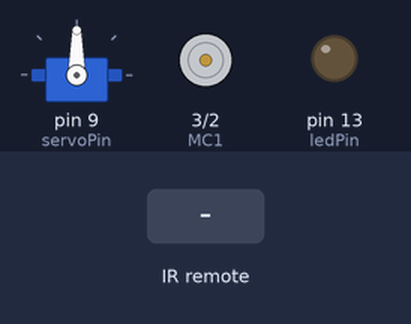
Recording of a sketch running on a simulated Arduino Uno, built with avr-gcc and run on an emulated ATmega328P. Shown: servo, motor-driver pin pairs drawn as motors (green arrow = first pin HIGH = forward, orange = second pin HIGH = backward, longer = more drive, scaled by the enable pin), output pins drawn as LEDs (lit = HIGH). Inputs (shaded band) come from the test bench.

Above: at 1.2 s.
1.3 s: infrared code 0xFF18E7 received
At 2.4 s:
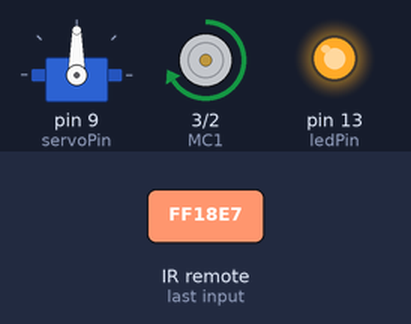
2.8 s: infrared code 0xFF4AB5 received
At 3.6 s:
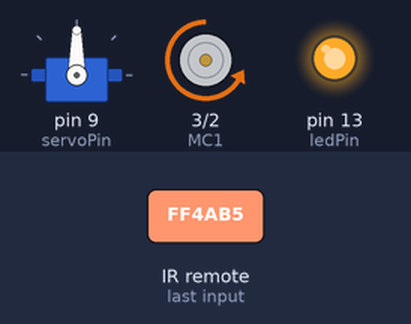
4.3 s: infrared code 0xFF38C7 received
At 4.7 s:
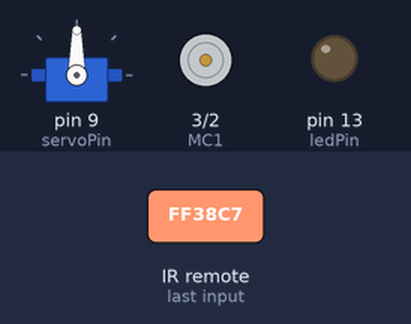
Timing chart, 0 to 7.3 s (numbered marks = the images above; inputs shaded):
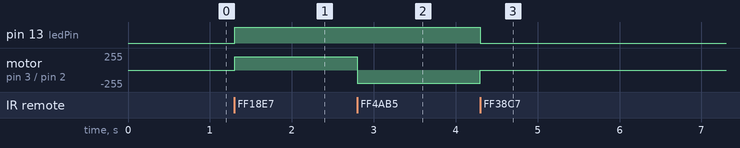

The sketch:

lego_car.ino
```cpp
/*
Lego Car Project
by Sarah Lindner
created 06/06/2020
modified 10/21/2020

Created with help of:
- the book "Exploring Arduino"
- youtube channel DroneBot Workshop:
	-- video "Using IR Remote Controls with the Arduino"

Description of Lego motors:
https://www.yumpu.com/de/document/read/51446269/lego-9v-technic-motors-compared-characteristicspdf


TODO:
- car makes noise but does not move backwards when 9 is pressed
	-> control is wrong
	->build H-bridge as explained in "Exploring Arduino"
*/

// Include IR Remote Library by Ken Shirriff
#include <IRremote.h>

// #include <Servo.h>

// my own libraries
#include "dcMotor.h"
#include "servoMotor.h"

// Define sensor pin
const int RECV_PIN = 11;
// Define LED pin for testing purposes
const int ledPin = 13;
// Define pin for servo signal
const int servoPin = 9;
// Define pin for dc motor
// const int dcPin = 5;
const int EN = 6;
const int MC1 = 3;
const int MC2 = 2;

// Initialize dcMotor
// dcMotor myDcMotor(dcPin);
dcMotor myDcMotor(EN, MC1, MC2);

// Initialize servoMotor
servoMotor myServoMotor;


// Define variable for servo position
// Start at 90 degrees (center position)
// int pos = 90;

// Define Variable to store last code received
String continueTurn = "";

// Define IR Receiver and Results Objects
IRrecv irrecv(RECV_PIN);
decode_results results;

// // Call constructor for Servo class
// Servo myServo;


void setup()
{
	// Enable the IR Receiver
	irrecv.enableIRIn();

	myDcMotor.setSpeed(200);

	myServoMotor.setServoPosition(90);
	myServoMotor.setPin(servoPin);

	// Set LED pin as Output
	pinMode(ledPin, OUTPUT);

}

void loop()
{

	if (irrecv.decode(&results)){ // checks if code has been received
		irrecv.resume();

		switch(results.value){

			case 0xFF18E7: // remote control button 2 -> straight ahead

				// // Toggle motor On or Off
				myDcMotor.fwd();
				continueTurn = "dc"; // do not turn if button is held

			break;

			case 0xFF4AB5: // remote control button 8 -> rewind

				// // Toggle motor On or Off
				myDcMotor.rwd();
				continueTurn = "dc"; // do not turn if button is held

			break;

			// remote control button 5
			// first push: stop
			// second push: continue as before
			case 0xFF38C7:

				// // Toggle motor On or Off
				myDcMotor.switchMotorState();
				continueTurn = "dc"; // do not turn if button is held

			break;

			case 0xFF10EF: // remote control button 4 -> turn left

				myServoMotor.turnLeft();

				// prepare variable for the case that button is pressed longer
				continueTurn = "left";

			break;

			case 0xFF5AA5: // remote control button 6 -> turn right

				myServoMotor.turnRight();

				// prepare variable for the case that button is pressed longer
				continueTurn = "right";

			break;

			case 0xFFFFFFFF: // remote control button held down

				if(continueTurn == "left"){
					myServoMotor.turnLeft();
				}
				else if (continueTurn == "right"){
					myServoMotor.turnRight();
				}
				else{}

			break;


		}

		if( myDcMotor.getMotorOff() ){
			digitalWrite(ledPin, LOW);
		}
		else {
			digitalWrite(ledPin, HIGH);
		}

	}

}

// void turnLeft(){
// 	// move left 2 degrees
// 	pos += 2;
// 	// prevent position above 180
// 	if(pos > 180){pos = 180;}
// 	myServo.write(pos);
// }

// void turnRight(){
// 	// move right 2 degrees
// 	pos -= 2;
// 	// prevent position below 0
// 	if(pos < 0){pos = 0;}
// 	myServo.write(pos);;
// }
```

dcMotor.cpp
```cpp
/*
dcMotor.cpp
Source Code for library to control a DC motor built into a car bot.
by Sarah Lindner
created 10/23/2020

*/

#include "Arduino.h"
#include "dcMotor.h"

dcMotor::dcMotor(int EN, int MC1, int MC2)
{
	this->EN = EN;
	this->MC1 = MC1;
	this->MC2 = MC2;

	pinMode(EN, OUTPUT);
    pinMode(MC1, OUTPUT);
    pinMode(MC2, OUTPUT);
    brake(); //Initialize with motor stopped

	motorSpeed = 0;
	motorOff = true;
	forward = false;
	rewind = false;
}

// void dcMotor::initialize(int EN, int MC1, int MC2)
// {
// 	this->EN = EN;
// 	this->MC1 = MC1;
// 	this->MC2 = MC2;

// 	pinMode(EN, OUTPUT);
//     pinMode(MC1, OUTPUT);
//     pinMode(MC2, OUTPUT);
//     brake(); //Initialize with motor stopped
// }

// int dcMotor::getPin()
// {
// 	return pin;
// }

int dcMotor::getSpeed()
{
	return motorSpeed;
}

int dcMotor::getForward()
{
	return forward;
}

int dcMotor::getRewind()
{
	return rewind;
}

int dcMotor::getMotorOff()
{
	return motorOff;
}

// void dcMotor::setPin(int pin)
// {
// 	this->pin = pin;
// }

void dcMotor::setSpeed(int speed)
{
	motorSpeed = speed;
}

void dcMotor::fwd()
{
	digitalWrite(EN, LOW);
    digitalWrite(MC1, HIGH);
    digitalWrite(MC2, LOW);
    analogWrite(EN, motorSpeed);
	// analogWrite(pin, motorSpeed);
	// delay(10);
	forward = true;
	motorOff = false;
}

// Move car backwards with motorSpeed
void dcMotor::rwd()
{
	digitalWrite(EN, LOW);
    digitalWrite(MC1, LOW);
    digitalWrite(MC2, HIGH);
    analogWrite(EN, motorSpeed);
	// analogWrite(pin, -motorSpeed);
	// delay(10);
	rewind = true;
	motorOff = false;
}

void dcMotor::brake()
{
	digitalWrite(EN, LOW);
    digitalWrite(MC1, LOW);
    digitalWrite(MC2, LOW);
    digitalWrite(EN, HIGH);
	// analogWrite(pin, 0);
	// delay(10);
	motorOff = true;

}

// Switch between car moving and car standing still, i.e. motor off
void dcMotor::switchMotorState()
{
	if(motorOff && forward){ // motor is off and was moving forward previously
		fwd();
	}
	else if(motorOff && rewind){ // motor is off and was moving backward previously
		rwd();
	}else if (!motorOff){
		brake();
	}
}
```

dcMotor.h
```cpp
/*
dcMotor.h
Library to control a DC motor built into a car bot.
by Sarah Lindner
created 10/23/2020

*/

#ifndef dcMotor_h
#define dcMotor_h

class dcMotor
{
	public:
		dcMotor(int EN, int MC1, int MC2);
		// void initialize(int EM, int MC1, int MC2);
		// int getPin();
		int getSpeed();
		int getForward();
		int getRewind();
		int getMotorOff();
		// void setPin(int pin);
		void setSpeed(int speed);
		void fwd();
		void brake();
		void switchMotorState();
		void rwd();
	private:
		int EN;
		int MC1;
		int MC2;
		int motorSpeed;
		bool motorOff;
		bool forward;
		bool rewind;
};


#endif dcMotor_h
```

servoMotor.cpp
```cpp
/*
dcMotor.cpp
Source Code for library to control a DC motor built into a car bot.
by Sarah Lindner
created 10/24/2020

*/


#include "Arduino.h"
#include <Servo.h>

#include "servoMotor.h"


servoMotor::servoMotor()
{
	Servo myServo;

	maxPosition = 180;
	minPosition = 0;
	positionIncrement = 2;
}

int servoMotor::getPin()
{
	return pin;
}

Servo servoMotor::getServo()
{
	return myServo;
}

int servoMotor::getServoPosition()
{
	return servoPosition;
}

int servoMotor::getMaxPosition()
{
	return maxPosition;
}

int servoMotor::getMinPosition()
{
	return minPosition;
}

int servoMotor::getPositionIncrement()
{
	return positionIncrement;
}

int servoMotor::setMaxPosition(int maxPosition)
{
	this->maxPosition = maxPosition;
}

int servoMotor::setMinPosition(int minPosition)
{
	this->minPosition = minPosition;
}

int servoMotor::setPositionIncrement(int positionIncrement)
{
	this->positionIncrement = positionIncrement;
}


void servoMotor::setPin(int pin)
{
	this->pin = pin;
	pinMode(pin, OUTPUT);
	myServo.attach(pin);
}

void servoMotor::setServoPosition(int servoPosition)
{
	this->servoPosition = servoPosition;
	// myServo.write(convertDegrees(servoPosition));
	myServo.write(servoPosition);
}


void servoMotor::turnLeft(){
	// move left positionIncrement degrees
	servoPosition += positionIncrement;
	// prevent servoPositionition above maxPosition
	if(servoPosition > maxPosition){servoPosition = maxPosition;}
	myServo.write(servoPosition);
}

void servoMotor::turnRight(){
	// move right positionIncrement degrees
	servoPosition -= positionIncrement;
	// prevent servoPositionition below minPosition
	if(servoPosition < minPosition){servoPosition = minPosition;}
	myServo.write(servoPosition);
}

int servoMotor::convertDegrees(int degrees){

	return map(degrees, 0, 1023, 0, 179);
}
```

servoMotor.h
```cpp
/*
servoMotor.h
Library to control a servo motor built into a car bot.
by Sarah Lindner
created 10/24/2020

*/


#ifndef servoMotor_h
#define servoMotor_h

#include <Servo.h>

class servoMotor
{
	public:
		servoMotor();
		int getPin();
		Servo getServo();
		int getMaxPosition();
		int getMinPosition();
		int getPositionIncrement();
		int getServoPosition();
		void setPin(int pin);
		void setServoPosition(int servoPosition);
		int setMaxPosition(int maxPosition);
		int setMinPosition(int minPosition);
		int setPositionIncrement(int positionIncrement);
		void turnLeft();
		void turnRight();
		int convertDegrees(int degrees);

	private:
		int pin;
		Servo myServo;
		int servoPosition;
		int maxPosition;
		int minPosition;
		int positionIncrement;
};


#endif servoMotor_h
```

Measured:
- after the input at 1.3 s, pin 13 (ledPin): LOW → HIGH at once; motor on pin 3 (MC1) / pin 2 (MC2): stopped → forward 200/255 at once
- after the input at 2.8 s, motor on pin 3 (MC1) / pin 2 (MC2): forward 200/255 → backward 200/255 at once
- after the input at 4.3 s, pin 13 (ledPin): HIGH → LOW at once; motor on pin 3 (MC1) / pin 2 (MC2): backward 200/255 → stopped at once
